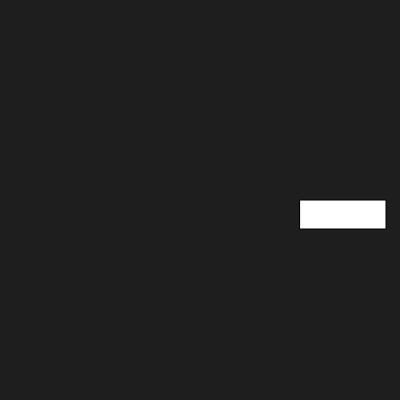
Frame 1 (no input)
Frame 60 (no input): identical to frame 1, image omitted
Frame 120 (the mouse pressed at the canvas centre since frame 60): identical to frame 1, image omitted

The p5.js sketch that drew this single still picture (run headless with seeded random() and noise() and a simulated clock; from frame 60 on, the mouse is pressed at the canvas centre):

// p5.js sketch
// ── sketch.js

function setup() {
  createCanvas(400,400);
}

function draw() 
{
  background(30);
 rect(300,200,86,29)
}
